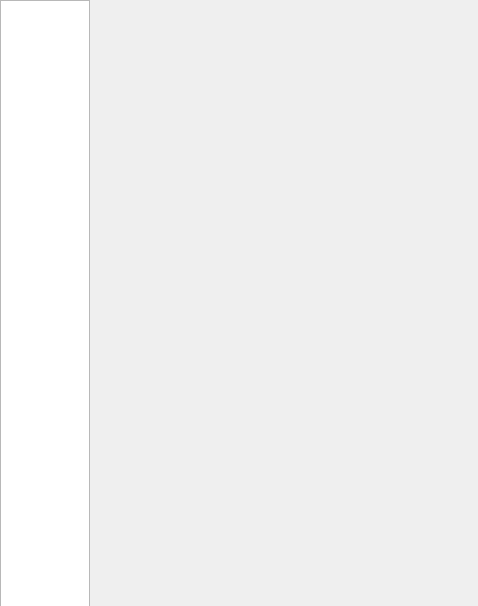
<?xml version="1.0" encoding="UTF-8"?>
<ui version="4.0">
 <class>NavBar</class>
 <widget class="QWidget" name="NavBar">
  <property name="geometry">
   <rect>
    <x>0</x>
    <y>0</y>
    <width>478</width>
    <height>606</height>
   </rect>
  </property>
  <property name="sizePolicy">
   <sizepolicy hsizetype="Preferred" vsizetype="Fixed">
    <horstretch>0</horstretch>
    <verstretch>0</verstretch>
   </sizepolicy>
  </property>
  <property name="windowTitle">
   <string>Form</string>
  </property>
  <widget class="QListWidget" name="listWidget">
   <property name="geometry">
    <rect>
     <x>0</x>
     <y>0</y>
     <width>90</width>
     <height>900</height>
    </rect>
   </property>
   <property name="sizePolicy">
    <sizepolicy hsizetype="Expanding" vsizetype="Fixed">
     <horstretch>0</horstretch>
     <verstretch>0</verstretch>
    </sizepolicy>
   </property>
   <property name="cursor" stdset="0">
    <cursorShape>PointingHandCursor</cursorShape>
   </property>
   <property name="styleSheet">
    <string notr="true">* {
background-color:&quot;#303030&quot;;
}</string>
   </property>
  </widget>
 </widget>
 <resources/>
 <connections/>
</ui>
